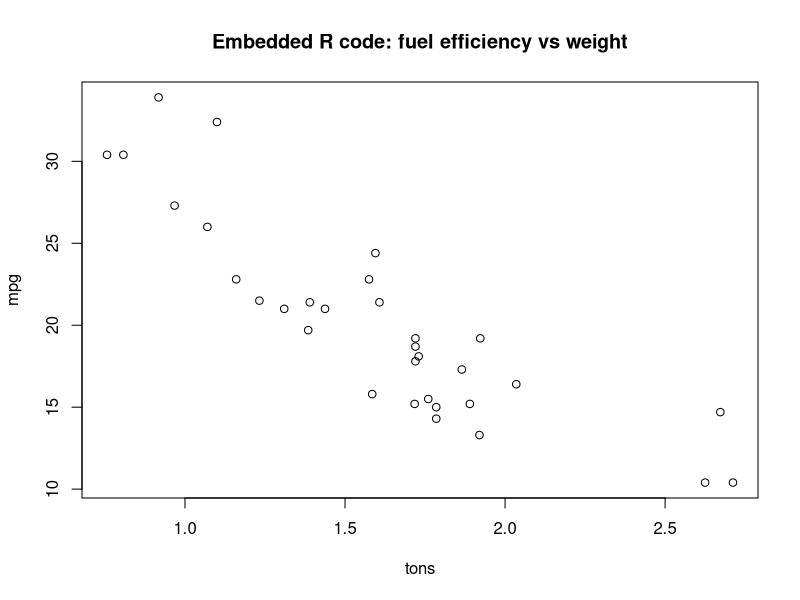

Write the R code that produced this figure.
## ---- chunk 1
mpg <- mtcars$mpg; tons <- mtcars$wt/2
plot(mpg ~ tons, main="Embedded R code: fuel efficiency vs weight")
